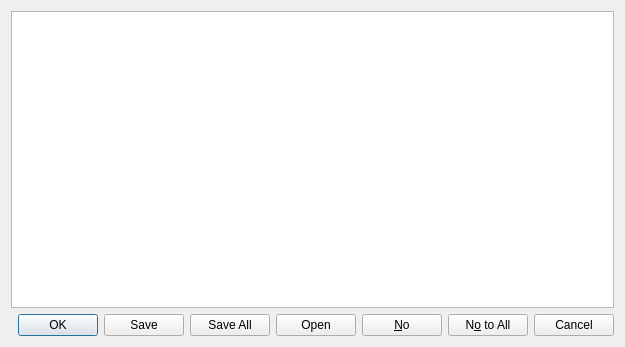
<?xml version="1.0" encoding="UTF-8"?>
<ui version="4.0">
 <class>InfoDialog</class>
 <widget class="QDialog" name="InfoDialog">
  <property name="geometry">
   <rect>
    <x>0</x>
    <y>0</y>
    <width>625</width>
    <height>347</height>
   </rect>
  </property>
  <property name="windowTitle">
   <string>Dialog</string>
  </property>
  <layout class="QVBoxLayout" name="verticalLayout">
   <item>
    <widget class="QTextEdit" name="textEdit"/>
   </item>
   <item>
    <widget class="QDialogButtonBox" name="buttonBox">
     <property name="standardButtons">
      <set>QDialogButtonBox::Cancel|QDialogButtonBox::No|QDialogButtonBox::NoToAll|QDialogButtonBox::Ok|QDialogButtonBox::Open|QDialogButtonBox::Save|QDialogButtonBox::SaveAll</set>
     </property>
    </widget>
   </item>
  </layout>
 </widget>
 <resources/>
 <connections/>
</ui>
